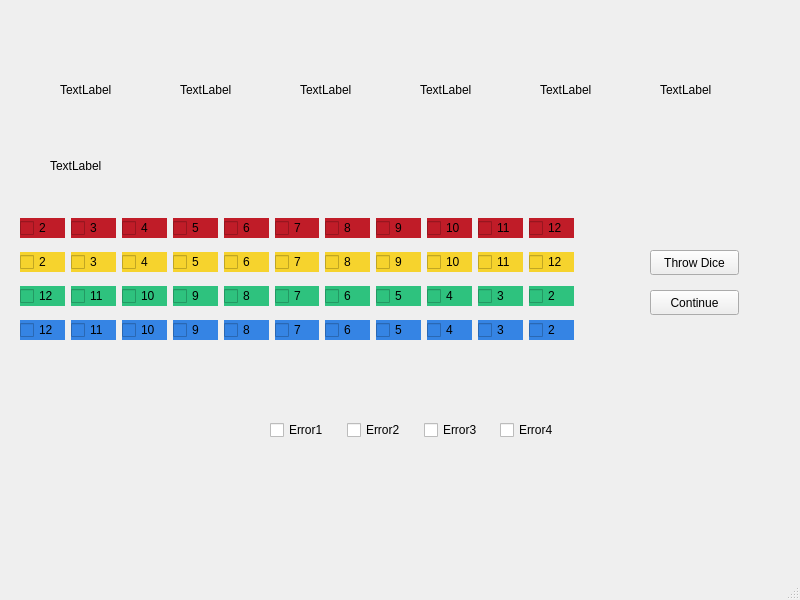
<?xml version="1.0" encoding="UTF-8"?>
<ui version="4.0">
 <class>MainWindow</class>
 <widget class="QMainWindow" name="MainWindow">
  <property name="geometry">
   <rect>
    <x>0</x>
    <y>0</y>
    <width>800</width>
    <height>600</height>
   </rect>
  </property>
  <property name="windowTitle">
   <string>MainWindow</string>
  </property>
  <widget class="QWidget" name="centralwidget">
   <widget class="QPushButton" name="throw_dice_but">
    <property name="geometry">
     <rect>
      <x>650</x>
      <y>250</y>
      <width>89</width>
      <height>25</height>
     </rect>
    </property>
    <property name="text">
     <string>Throw Dice</string>
    </property>
   </widget>
   <widget class="QPushButton" name="continue_but">
    <property name="geometry">
     <rect>
      <x>650</x>
      <y>290</y>
      <width>89</width>
      <height>25</height>
     </rect>
    </property>
    <property name="text">
     <string>Continue</string>
    </property>
   </widget>
   <widget class="QLabel" name="White_dice_1">
    <property name="geometry">
     <rect>
      <x>60</x>
      <y>40</y>
      <width>100</width>
      <height>100</height>
     </rect>
    </property>
    <property name="text">
     <string>TextLabel</string>
    </property>
   </widget>
   <widget class="QLabel" name="White_dice_2">
    <property name="geometry">
     <rect>
      <x>180</x>
      <y>40</y>
      <width>100</width>
      <height>100</height>
     </rect>
    </property>
    <property name="text">
     <string>TextLabel</string>
    </property>
   </widget>
   <widget class="QLabel" name="Red_dice">
    <property name="geometry">
     <rect>
      <x>300</x>
      <y>40</y>
      <width>100</width>
      <height>100</height>
     </rect>
    </property>
    <property name="text">
     <string>TextLabel</string>
    </property>
   </widget>
   <widget class="QLabel" name="Yellow_dice">
    <property name="geometry">
     <rect>
      <x>420</x>
      <y>40</y>
      <width>100</width>
      <height>100</height>
     </rect>
    </property>
    <property name="text">
     <string>TextLabel</string>
    </property>
   </widget>
   <widget class="QLabel" name="Green_dice">
    <property name="geometry">
     <rect>
      <x>540</x>
      <y>40</y>
      <width>100</width>
      <height>100</height>
     </rect>
    </property>
    <property name="text">
     <string>TextLabel</string>
    </property>
   </widget>
   <widget class="QLabel" name="Blue_dice">
    <property name="geometry">
     <rect>
      <x>660</x>
      <y>40</y>
      <width>100</width>
      <height>100</height>
     </rect>
    </property>
    <property name="text">
     <string>TextLabel</string>
    </property>
   </widget>
   <widget class="QLabel" name="current_player">
    <property name="geometry">
     <rect>
      <x>50</x>
      <y>150</y>
      <width>381</width>
      <height>31</height>
     </rect>
    </property>
    <property name="text">
     <string>TextLabel</string>
    </property>
   </widget>
   <widget class="QWidget" name="gridLayoutWidget">
    <property name="geometry">
     <rect>
      <x>20</x>
      <y>210</y>
      <width>554</width>
      <height>141</height>
     </rect>
    </property>
    <layout class="QGridLayout" name="color_layout">
     <item row="2" column="3">
      <widget class="QCheckBox" name="red_5">
       <property name="styleSheet">
        <string notr="true">background-color: rgb(192, 28, 40);</string>
       </property>
       <property name="text">
        <string>5</string>
       </property>
      </widget>
     </item>
     <item row="5" column="1">
      <widget class="QCheckBox" name="blue_11">
       <property name="styleSheet">
        <string notr="true">background-color: rgb(53, 132, 228);</string>
       </property>
       <property name="text">
        <string>11</string>
       </property>
      </widget>
     </item>
     <item row="5" column="0">
      <widget class="QCheckBox" name="blue_12">
       <property name="styleSheet">
        <string notr="true">background-color: rgb(53, 132, 228);</string>
       </property>
       <property name="text">
        <string>12</string>
       </property>
      </widget>
     </item>
     <item row="2" column="9">
      <widget class="QCheckBox" name="red_11">
       <property name="styleSheet">
        <string notr="true">background-color: rgb(192, 28, 40);</string>
       </property>
       <property name="text">
        <string>11</string>
       </property>
      </widget>
     </item>
     <item row="2" column="4">
      <widget class="QCheckBox" name="red_6">
       <property name="styleSheet">
        <string notr="true">background-color: rgb(192, 28, 40);</string>
       </property>
       <property name="text">
        <string>6</string>
       </property>
      </widget>
     </item>
     <item row="2" column="0">
      <widget class="QCheckBox" name="red_2">
       <property name="styleSheet">
        <string notr="true">background-color: rgb(192, 28, 40);</string>
       </property>
       <property name="text">
        <string>2</string>
       </property>
      </widget>
     </item>
     <item row="3" column="0">
      <widget class="QCheckBox" name="yellow_2">
       <property name="styleSheet">
        <string notr="true">background-color: rgb(246, 211, 45);</string>
       </property>
       <property name="text">
        <string>2</string>
       </property>
      </widget>
     </item>
     <item row="2" column="1">
      <widget class="QCheckBox" name="red_3">
       <property name="styleSheet">
        <string notr="true">background-color: rgb(192, 28, 40);</string>
       </property>
       <property name="text">
        <string>3</string>
       </property>
      </widget>
     </item>
     <item row="2" column="2">
      <widget class="QCheckBox" name="red_4">
       <property name="styleSheet">
        <string notr="true">background-color: rgb(192, 28, 40);</string>
       </property>
       <property name="text">
        <string>4</string>
       </property>
      </widget>
     </item>
     <item row="3" column="1">
      <widget class="QCheckBox" name="yellow_3">
       <property name="styleSheet">
        <string notr="true">background-color: rgb(246, 211, 45);</string>
       </property>
       <property name="text">
        <string>3</string>
       </property>
      </widget>
     </item>
     <item row="2" column="8">
      <widget class="QCheckBox" name="red_10">
       <property name="styleSheet">
        <string notr="true">background-color: rgb(192, 28, 40);</string>
       </property>
       <property name="text">
        <string>10</string>
       </property>
      </widget>
     </item>
     <item row="2" column="5">
      <widget class="QCheckBox" name="red_7">
       <property name="styleSheet">
        <string notr="true">background-color: rgb(192, 28, 40);</string>
       </property>
       <property name="text">
        <string>7</string>
       </property>
      </widget>
     </item>
     <item row="4" column="0">
      <widget class="QCheckBox" name="green_12">
       <property name="styleSheet">
        <string notr="true">background-color: rgb(46, 194, 126);</string>
       </property>
       <property name="text">
        <string>12</string>
       </property>
      </widget>
     </item>
     <item row="2" column="6">
      <widget class="QCheckBox" name="red_8">
       <property name="styleSheet">
        <string notr="true">background-color: rgb(192, 28, 40);</string>
       </property>
       <property name="text">
        <string>8</string>
       </property>
      </widget>
     </item>
     <item row="4" column="1">
      <widget class="QCheckBox" name="green_11">
       <property name="styleSheet">
        <string notr="true">background-color: rgb(46, 194, 126);</string>
       </property>
       <property name="text">
        <string>11</string>
       </property>
      </widget>
     </item>
     <item row="2" column="7">
      <widget class="QCheckBox" name="red_9">
       <property name="styleSheet">
        <string notr="true">background-color: rgb(192, 28, 40);</string>
       </property>
       <property name="text">
        <string>9</string>
       </property>
      </widget>
     </item>
     <item row="2" column="10">
      <widget class="QCheckBox" name="red_12">
       <property name="styleSheet">
        <string notr="true">background-color: rgb(192, 28, 40);</string>
       </property>
       <property name="text">
        <string>12</string>
       </property>
      </widget>
     </item>
     <item row="3" column="2">
      <widget class="QCheckBox" name="yellow_4">
       <property name="styleSheet">
        <string notr="true">background-color: rgb(246, 211, 45);</string>
       </property>
       <property name="text">
        <string>4</string>
       </property>
      </widget>
     </item>
     <item row="3" column="3">
      <widget class="QCheckBox" name="yellow_5">
       <property name="styleSheet">
        <string notr="true">background-color: rgb(246, 211, 45);</string>
       </property>
       <property name="text">
        <string>5</string>
       </property>
      </widget>
     </item>
     <item row="3" column="4">
      <widget class="QCheckBox" name="yellow_6">
       <property name="styleSheet">
        <string notr="true">background-color: rgb(246, 211, 45);</string>
       </property>
       <property name="text">
        <string>6</string>
       </property>
      </widget>
     </item>
     <item row="3" column="5">
      <widget class="QCheckBox" name="yellow_7">
       <property name="styleSheet">
        <string notr="true">background-color: rgb(246, 211, 45);</string>
       </property>
       <property name="text">
        <string>7</string>
       </property>
      </widget>
     </item>
     <item row="3" column="6">
      <widget class="QCheckBox" name="yellow_8">
       <property name="styleSheet">
        <string notr="true">background-color: rgb(246, 211, 45);</string>
       </property>
       <property name="text">
        <string>8</string>
       </property>
      </widget>
     </item>
     <item row="3" column="7">
      <widget class="QCheckBox" name="yellow_9">
       <property name="styleSheet">
        <string notr="true">background-color: rgb(246, 211, 45);</string>
       </property>
       <property name="text">
        <string>9</string>
       </property>
      </widget>
     </item>
     <item row="3" column="8">
      <widget class="QCheckBox" name="yellow_10">
       <property name="styleSheet">
        <string notr="true">background-color: rgb(246, 211, 45);</string>
       </property>
       <property name="text">
        <string>10</string>
       </property>
      </widget>
     </item>
     <item row="3" column="9">
      <widget class="QCheckBox" name="yellow_11">
       <property name="styleSheet">
        <string notr="true">background-color: rgb(246, 211, 45);</string>
       </property>
       <property name="text">
        <string>11</string>
       </property>
      </widget>
     </item>
     <item row="3" column="10">
      <widget class="QCheckBox" name="yellow_12">
       <property name="styleSheet">
        <string notr="true">background-color: rgb(246, 211, 45);</string>
       </property>
       <property name="text">
        <string>12</string>
       </property>
      </widget>
     </item>
     <item row="4" column="2">
      <widget class="QCheckBox" name="green_10">
       <property name="styleSheet">
        <string notr="true">background-color: rgb(46, 194, 126);</string>
       </property>
       <property name="text">
        <string>10</string>
       </property>
      </widget>
     </item>
     <item row="4" column="3">
      <widget class="QCheckBox" name="green_9">
       <property name="styleSheet">
        <string notr="true">background-color: rgb(46, 194, 126);</string>
       </property>
       <property name="text">
        <string>9</string>
       </property>
      </widget>
     </item>
     <item row="4" column="4">
      <widget class="QCheckBox" name="green_8">
       <property name="styleSheet">
        <string notr="true">background-color: rgb(46, 194, 126);</string>
       </property>
       <property name="text">
        <string>8</string>
       </property>
      </widget>
     </item>
     <item row="4" column="5">
      <widget class="QCheckBox" name="green_7">
       <property name="styleSheet">
        <string notr="true">background-color: rgb(46, 194, 126);</string>
       </property>
       <property name="text">
        <string>7</string>
       </property>
      </widget>
     </item>
     <item row="4" column="6">
      <widget class="QCheckBox" name="green_6">
       <property name="styleSheet">
        <string notr="true">background-color: rgb(46, 194, 126);</string>
       </property>
       <property name="text">
        <string>6</string>
       </property>
      </widget>
     </item>
     <item row="4" column="7">
      <widget class="QCheckBox" name="green_5">
       <property name="styleSheet">
        <string notr="true">background-color: rgb(46, 194, 126);</string>
       </property>
       <property name="text">
        <string>5</string>
       </property>
      </widget>
     </item>
     <item row="4" column="8">
      <widget class="QCheckBox" name="green_4">
       <property name="styleSheet">
        <string notr="true">background-color: rgb(46, 194, 126);</string>
       </property>
       <property name="text">
        <string>4</string>
       </property>
      </widget>
     </item>
     <item row="4" column="9">
      <widget class="QCheckBox" name="green_3">
       <property name="styleSheet">
        <string notr="true">background-color: rgb(46, 194, 126);</string>
       </property>
       <property name="text">
        <string>3</string>
       </property>
      </widget>
     </item>
     <item row="4" column="10">
      <widget class="QCheckBox" name="green_2">
       <property name="styleSheet">
        <string notr="true">background-color: rgb(46, 194, 126);</string>
       </property>
       <property name="text">
        <string>2</string>
       </property>
      </widget>
     </item>
     <item row="5" column="2">
      <widget class="QCheckBox" name="blue_10">
       <property name="styleSheet">
        <string notr="true">background-color: rgb(53, 132, 228);</string>
       </property>
       <property name="text">
        <string>10</string>
       </property>
      </widget>
     </item>
     <item row="5" column="3">
      <widget class="QCheckBox" name="blue_9">
       <property name="styleSheet">
        <string notr="true">background-color: rgb(53, 132, 228);</string>
       </property>
       <property name="text">
        <string>9</string>
       </property>
      </widget>
     </item>
     <item row="5" column="4">
      <widget class="QCheckBox" name="blue_8">
       <property name="styleSheet">
        <string notr="true">background-color: rgb(53, 132, 228);</string>
       </property>
       <property name="text">
        <string>8</string>
       </property>
      </widget>
     </item>
     <item row="5" column="5">
      <widget class="QCheckBox" name="blue_7">
       <property name="styleSheet">
        <string notr="true">background-color: rgb(53, 132, 228);</string>
       </property>
       <property name="text">
        <string>7</string>
       </property>
      </widget>
     </item>
     <item row="5" column="6">
      <widget class="QCheckBox" name="blue_6">
       <property name="styleSheet">
        <string notr="true">background-color: rgb(53, 132, 228);</string>
       </property>
       <property name="text">
        <string>6</string>
       </property>
      </widget>
     </item>
     <item row="5" column="7">
      <widget class="QCheckBox" name="blue_5">
       <property name="styleSheet">
        <string notr="true">background-color: rgb(53, 132, 228);</string>
       </property>
       <property name="text">
        <string>5</string>
       </property>
      </widget>
     </item>
     <item row="5" column="8">
      <widget class="QCheckBox" name="blue_4">
       <property name="styleSheet">
        <string notr="true">background-color: rgb(53, 132, 228);</string>
       </property>
       <property name="text">
        <string>4</string>
       </property>
      </widget>
     </item>
     <item row="5" column="9">
      <widget class="QCheckBox" name="blue_3">
       <property name="styleSheet">
        <string notr="true">background-color: rgb(53, 132, 228);</string>
       </property>
       <property name="text">
        <string>3</string>
       </property>
      </widget>
     </item>
     <item row="5" column="10">
      <widget class="QCheckBox" name="blue_2">
       <property name="styleSheet">
        <string notr="true">background-color: rgb(53, 132, 228);</string>
       </property>
       <property name="text">
        <string>2</string>
       </property>
      </widget>
     </item>
    </layout>
   </widget>
   <widget class="QWidget" name="horizontalLayoutWidget">
    <property name="geometry">
     <rect>
      <x>270</x>
      <y>390</y>
      <width>301</width>
      <height>80</height>
     </rect>
    </property>
    <layout class="QHBoxLayout" name="error_layout">
     <item>
      <widget class="QCheckBox" name="error_1">
       <property name="text">
        <string>Error1</string>
       </property>
      </widget>
     </item>
     <item>
      <widget class="QCheckBox" name="error_2">
       <property name="text">
        <string>Error2</string>
       </property>
      </widget>
     </item>
     <item>
      <widget class="QCheckBox" name="error_3">
       <property name="text">
        <string>Error3</string>
       </property>
      </widget>
     </item>
     <item>
      <widget class="QCheckBox" name="error_4">
       <property name="text">
        <string>Error4</string>
       </property>
      </widget>
     </item>
    </layout>
   </widget>
  </widget>
  <widget class="QMenuBar" name="menubar">
   <property name="geometry">
    <rect>
     <x>0</x>
     <y>0</y>
     <width>800</width>
     <height>22</height>
    </rect>
   </property>
  </widget>
  <widget class="QStatusBar" name="statusbar"/>
 </widget>
 <resources/>
 <connections/>
</ui>
